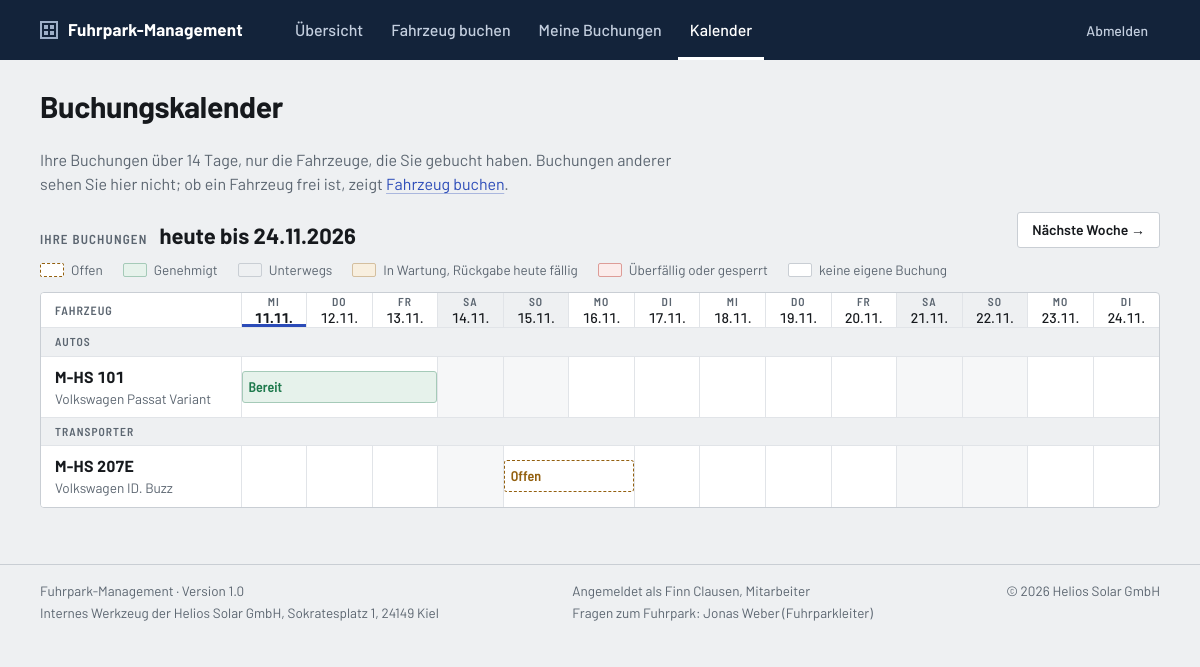
The app's page /kalender.php (signed in) with its own data.
### tables this page shows
CREATE TABLE fahrzeugarten (
    id          TINYINT UNSIGNED NOT NULL,
    bezeichnung VARCHAR(30)      NOT NULL,
    plural      VARCHAR(30)      NOT NULL,
    PRIMARY KEY (id)
);

CREATE TABLE fahrzeuge (
    id            INT UNSIGNED      NOT NULL AUTO_INCREMENT,
    kennzeichen   VARCHAR(20)       NOT NULL,
    art_id        TINYINT UNSIGNED  NOT NULL,
    typ           VARCHAR(30)       NOT NULL,       
    hersteller    VARCHAR(50)       NOT NULL,
    modell        VARCHAR(50)       NOT NULL,
    baujahr       SMALLINT UNSIGNED NULL,
    bild          VARCHAR(100)      NULL,           
    sitzplaetze   TINYINT UNSIGNED  NOT NULL,
    antrieb_id    TINYINT UNSIGNED  NULL,
    kmstand       INT UNSIGNED      NULL,           
    fuehrerschein VARCHAR(5)        NULL,           
    hu_au         DATE              NULL,           
    geloescht_am  DATETIME          NULL,           
    PRIMARY KEY (id),
    CONSTRAINT fk_fahrzeuge_art                     
        FOREIGN KEY (art_id) REFERENCES fahrzeugarten (id),
    CONSTRAINT fk_fahrzeuge_antrieb                 
        FOREIGN KEY (antrieb_id) REFERENCES antriebe (id)
);

CREATE TABLE nutzer (
    id            INT UNSIGNED     NOT NULL AUTO_INCREMENT,
    vorname       VARCHAR(50)      NOT NULL,
    nachname      VARCHAR(50)      NOT NULL,
    rolle_id      TINYINT UNSIGNED NOT NULL DEFAULT 1,  
    passwort_hash VARCHAR(255)     NOT NULL,            
    darf_luxus    TINYINT(1)       NOT NULL DEFAULT 0,  
    geloescht_am  DATETIME         NULL,                
    PRIMARY KEY (id),
    CONSTRAINT fk_nutzer_rolle                          
        FOREIGN KEY (rolle_id) REFERENCES rollen (id)
);

CREATE TABLE rollen (
    id          TINYINT UNSIGNED NOT NULL,
    bezeichnung VARCHAR(30)      NOT NULL,
    PRIMARY KEY (id)
);

### kalender.php (the view, shortened to what the rows shown need)
<?php
require_once __DIR__ . '/includes/config.php';
$fuhrparkleiter = ist_fuhrparkleiter();
$ich = aktueller_nutzer();
$anzahlTage = 14;
$maxWochen  = 4;
$woche = filter_var($_GET['woche'] ?? 0, FILTER_VALIDATE_INT);
$woche = $woche === false ? 0 : max(0, min($maxWochen, $woche));
$heute = new DateTimeImmutable('today');
$ansichtVon = $heute->modify('+' . ($woche * 7) . ' day');
$ansichtBis = $ansichtVon->modify('+' . ($anzahlTage - 1) . ' day');
$ListeFahrzeuge = new CListeFahrzeuge();
$ListeFahrzeuge->LadenImBestand();
$fahrzeuge = [];
foreach ($ListeFahrzeuge->GetAlle() as $Fahrzeug) {
    $fahrzeuge[$Fahrzeug->GetID()] = $Fahrzeug;
}
$Zwecke = new CListeSchluessel('zwecke');
$Fahrzeugarten = new CListeSchluessel('fahrzeugarten');
$ListeBuchungen = new CListeBuchungen();
if ($fuhrparkleiter) {
    $ListeBuchungen->LadenBelegung($ansichtVon, $ansichtBis, true);
} else {
    $ListeBuchungen->LadenEigeneBelegung($ich, $ansichtVon, $ansichtBis);
    $fahrzeuge = array_intersect_key($fahrzeuge, array_flip($ListeBuchungen->GetFahrzeugIDs()));
}
$wochentage = ['So', 'Mo', 'Di', 'Mi', 'Do', 'Fr', 'Sa'];
$tage = [];
for ($i = 0; $i < $anzahlTage; $i++) {
    $datum = $ansichtVon->modify('+' . $i . ' day');
    $tage[] = [
        'datum'      => $datum,
        'wochentag'  => $wochentage[(int) $datum->format('w')],
        'wochenende' => (int) $datum->format('N') >= 6,
        'heute'      => $datum == $heute,
    ];
}
$belegung = [];
$balken = [];
foreach ($fahrzeuge as $id => $Fahrzeug) {
    $belegung[$id] = array_fill(0, $anzahlTage, null);
    if (!$Fahrzeug->IstInWartung()) {
        continue;
    }
    $endeOffen = $Fahrzeug->IstWartungEndeOffen();
    $schluessel = 'w' . $id;
    $balken[$schluessel] = [
        'text'            => 'Wartung',
        'hinweis'         => 'In Wartung, ' . $Fahrzeug->GetWartungText(),
        'link'            => null,
        'farbe'           => $endeOffen ? 'rot' : 'gelb',
        'antrag'          => false,
        'davor'           => CWartung::LoadLaufende($id)->GetBegonnenAm() < $ansichtVon,
        'danach'          => $endeOffen || $Fahrzeug->GetWartungBis() > $ansichtBis,
        'ueberschneidung' => false,
    ];
}
foreach ($ListeBuchungen->GetAlle() as $Buchung) {
    $id = $Buchung->GetFahrzeugID();
    $ende = $Buchung->IstUeberfaellig() ? $heute : $Buchung->GetEnde();
    $von = max((int) $ansichtVon->diff($Buchung->GetStart())->format('%r%a'), 0);
    $bis = min((int) $ansichtVon->diff($ende)->format('%r%a'), $anzahlTage - 1);
    $marke = buchung_stand($Buchung, $ich);
    $antrag = $Buchung->GetStatusID() === STATUS_OFFEN;
    $zweck = $Zwecke->GetBezeichnung($Buchung->GetZweckID());
    $zeitraum = zeitraum_text($Buchung->GetStart(), $Buchung->GetEnde());
    if ($fuhrparkleiter) {
        $text = $Buchung->GetFahrerVorname();
        $hinweis = $marke[0] . ': ' . $Buchung->GetFahrerName()
            . ($Buchung->GetAntragstellerID() !== $Buchung->GetFahrerID() ? ' (gebucht von ' . $Buchung->GetAntragstellerName() . ')' : '')
            . ', ' . $zeitraum . ', ' . $zweck;
        $link = $antrag ? 'genehmigungen.php' : null;
    } else {
        $text = $marke[0];
        $hinweis = $marke[0] . ': ' . $zweck . ', ' . $zeitraum
            . ($Buchung->GetFahrerID() !== $ich ? ', Fahrer: ' . $Buchung->GetFahrerName() : '')
            . ($Buchung->GetAntragstellerID() !== $ich ? ', gebucht von ' . $Buchung->GetAntragstellerName() : '');
        $link = $Buchung->IstUeberfaellig() ? 'rueckgabe.php?buchung=' . $Buchung->GetID() : 'meine-buchungen.php';
    }
    $schluessel = 'b' . $Buchung->GetID();
    $balken[$schluessel] = [
        'text'            => $text,
        'hinweis'         => $hinweis,
        'link'            => $link,
        'farbe'           => $marke[1],
        'antrag'          => $antrag,
        'davor'           => $Buchung->GetStart() < $ansichtVon,
        'danach'          => $ende > $ansichtBis,
        'ueberschneidung' => false,
    ];
    for ($tag = $von; $tag <= $bis; $tag++) {
        $erster = $belegung[$id][$tag];
        if ($erster === null) {
            $belegung[$id][$tag] = $schluessel;
        } else {
            $balken[$erster]['ueberschneidung'] = true;
            $balken[$schluessel]['ueberschneidung'] = true;
        }
    }
}
$spannen = [];
foreach ($belegung as $id => $tageBelegt) {
    $spannen[$id] = [];
    foreach ($tageBelegt as $tag => $schluessel) {
        $letzte = count($spannen[$id]) - 1;
        if ($schluessel !== null && $letzte >= 0 && $spannen[$id][$letzte]['balken'] === $schluessel) {
            $spannen[$id][$letzte]['tage']++;
        } else {
            $spannen[$id][] = ['balken' => $schluessel, 'tag' => $tag, 'tage' => 1];
        }
    }
}
$gruppen = [];
foreach ($fahrzeuge as $id => $Fahrzeug) {
    $gruppen[$Fahrzeug->GetArtID()][$id] = $Fahrzeug;
}
require_once __DIR__ . '/includes/header.php';
?>
<section aria-labelledby="belegung">
    <div class="kalender-kopf">
        <h2 class="abschnitt" id="belegung">
            <?= $fuhrparkleiter ? 'Belegung' : 'Ihre Buchungen' ?>
            <span class="abschnitt__wert"><?= e(zeitraum_kurz($ansichtVon, $ansichtBis)) ?></span>
        </h2>
    </div>
    <?php if ($fahrzeuge === []): ?>
        <div class="schild schild--leer">
            <p>Sie haben in diesem Zeitraum keine Buchungen.</p>
            <a class="button button--zweitrangig" href="<?= url('buchen.php') ?>">Fahrzeug buchen</a>
        </div>
    <?php else: ?>
        <div class="kalender">
            <table class="kalender__tabelle">
                <thead>
                    <tr>
                        <th class="kalender__fahrzeug" scope="col">Fahrzeug</th>
                        <?php foreach ($tage as $tag): ?>
                            <th class="kalender__kopf<?= $tag['wochenende'] ? ' kalender__kopf--wochenende' : '' ?><?= $tag['heute'] ? ' kalender__kopf--heute' : '' ?>"
                                scope="col">
                                <span class="kalender__wochentag"><?= e($tag['wochentag']) ?></span>
                                <?= e($tag['datum']->format('d.m.')) ?>
                            </th>
                        <?php endforeach; ?>
                    </tr>
                </thead>
                <?php foreach ($Fahrzeugarten->GetAlle() as $Art): ?>
                    <?php if (isset($gruppen[$Art->GetID()])): ?>
                        <tbody>
                            <tr class="kalender__gruppe">
                                <th colspan="<?= $anzahlTage + 1 ?>" scope="colgroup">
                                    <span><?= e($Art->GetPlural() ?? $Art->GetBezeichnung()) ?></span>
                                </th>
                            </tr>
                            <?php foreach ($gruppen[$Art->GetID()] as $id => $Fahrzeug): ?>
                                <tr>
                                    <th class="kalender__fahrzeug table__kennzeichen" scope="row">
                                        <a href="<?= url('fahrzeug.php?id=' . $id) ?>"><?= e($Fahrzeug->GetKennzeichen()) ?></a>
                                        <span class="table__zusatz"><?= e($Fahrzeug->GetHersteller() . ' ' . $Fahrzeug->GetModell()) ?></span>
                                    </th>
                                    <?php foreach ($spannen[$id] as $spanne): ?>
                                        <?php if ($spanne['balken'] === null): ?>
                                            <td class="kalender__tag<?= $tage[$spanne['tag']]['wochenende'] ? ' kalender__tag--wochenende' : '' ?>">
                                            </td>
                                        <?php else: ?>
                                            <?php
                                            $b = $balken[$spanne['balken']];
                                            $hinweis = $b['hinweis'] . ($b['ueberschneidung'] ? ', überschneidet sich mit einer weiteren Buchung' : '');
                                            $zelleKlasse = 'kalender__belegt'
                                                . ($b['davor'] && $spanne['tag'] === 0 ? ' kalender__belegt--davor' : '')
                                                . ($b['danach'] && $spanne['tag'] + $spanne['tage'] === $anzahlTage ? ' kalender__belegt--danach' : '');
                                            $balkenKlasse = 'kalender__balken kalender__balken--' . $b['farbe']
                                                . ($b['antrag'] ? ' kalender__balken--antrag' : '');
                                            ?>
                                            <td class="<?= e($zelleKlasse) ?>" colspan="<?= e((string) $spanne['tage']) ?>">
                                                <?php if ($b['link'] !== null): ?>
                                                    <a class="<?= e($balkenKlasse) ?>" href="<?= e(url($b['link'])) ?>" title="<?= e($hinweis) ?>">
                                                        <span aria-hidden="true"><?= e($b['text']) ?></span>
                                                    </a>
                                                <?php endif; ?>
                                            </td>
                                        <?php endif; ?>
                                    <?php endforeach; ?>
                                </tr>
                            <?php endforeach; ?>
                        </tbody>
                    <?php endif; ?>
                <?php endforeach; ?>
            </table>
        </div>
    <?php endif; ?>
</section>
<?php require_once __DIR__ . '/includes/footer.php'; ?>

### includes/footer.php (shortened to what the rows shown need)
<?php
$FussNutzer = $Angemeldet ?? null;
$fussRolle = '';
$fussKontakt = [];
if ($FussNutzer !== null) {
    $fussRolle = (new CListeSchluessel('rollen'))->GetBezeichnung($FussNutzer->GetRolleID());
    if ($FussNutzer->GetRolleID() === ROLLE_MITARBEITER) {
        $FussListe = new CListeNutzer();
        $FussListe->LadenAktive();
        foreach ($FussListe->GetAlle() as $Eintrag) {
            if ($Eintrag->GetRolleID() === ROLLE_FUHRPARKLEITER) {
                $fussKontakt[] = $Eintrag->GetName();
            }
        }
    }
}
?>
</main>
<footer class="fussleiste">
    <div class="container fussleiste__innen">
        <?php if ($FussNutzer !== null): ?>
            <div class="fussleiste__block">
                <p>Angemeldet als <?= e($FussNutzer->GetName()) ?>, <?= e($fussRolle) ?></p>
                <?php if ($fussKontakt !== []): ?>
                    <p>Fragen zum Fuhrpark: <?= e(implode(', ', $fussKontakt)) ?> (Fuhrparkleiter)</p>
                <?php endif; ?>
            </div>
        <?php endif; ?>
    </div>
</footer>
</body>
</html>

### records on screen
fahrzeugarten: plural "AUTOS"
fahrzeuge: kennzeichen "M-HS 101", $Fahrzeug->GetHersteller() . ' ' . $Fahrzeug->GetModell() "Volkswagen Passat Variant", text "Bereit"
fahrzeugarten: plural "TRANSPORTER"
fahrzeuge: kennzeichen "M-HS 207E", $Fahrzeug->GetHersteller() . ' ' . $Fahrzeug->GetModell() "Volkswagen ID. Buzz", text "Offen"
nutzer: $FussNutzer->GetName() "Finn Clausen", rolle.bezeichnung "Mitarbeiter"

### other values on screen
APP_NAME "Fuhrpark-Management"
$beschriftung "Übersicht"
$beschriftung "Fahrzeug buchen"
$beschriftung "Meine Buchungen"
$beschriftung "Kalender"
$pageTitle "Buchungskalender"
zeitraum_kurz($ansichtVon, $ansichtBis) "heute bis 24.11.2026"
$beschriftung "Offen"
$beschriftung "Genehmigt"
$beschriftung "Unterwegs"
$beschriftung "In Wartung, Rückgabe heute fällig"
$beschriftung "Überfällig oder gesperrt"
$beschriftung "keine eigene Buchung"
$tag['wochentag'] "MI"
$tag['datum']->format('d.m.') "11.11."
